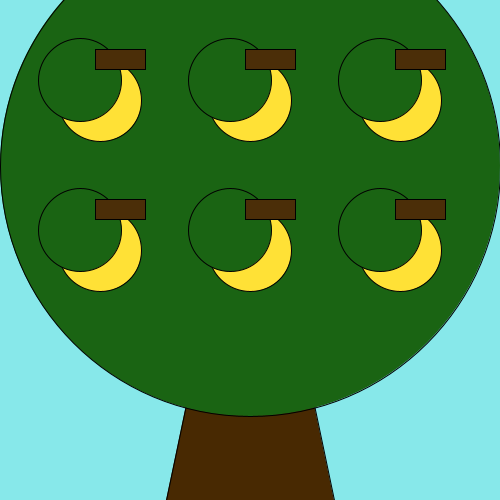
Frame 1 (no input)
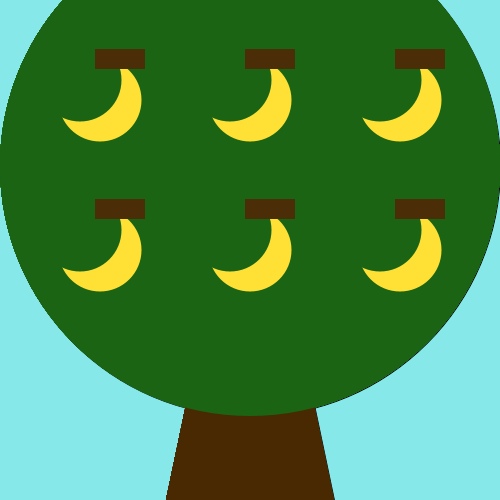
Frame 60 (the mouse pressed at the canvas centre just before this capture)
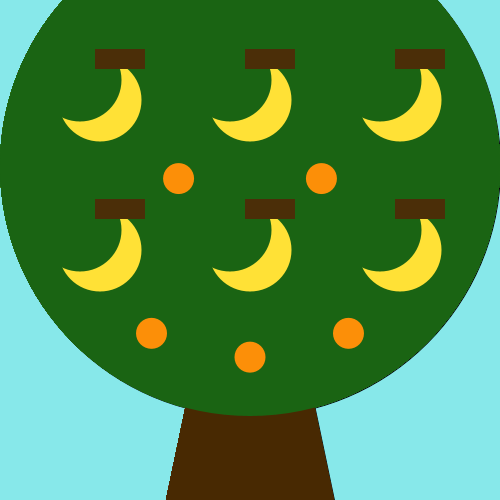
Frame 120 (the mouse held since frame 60 and released just before this capture)

The Processing sketch that drew these frames (run headless with seeded random() and noise(); from frame 60 on, the mouse is pressed at the canvas centre):

// Processing sketch: bananaTreeWithVariables
// ── bananaTreeWithVariables.pde
void setup() {
  size(500, 500);
  background(#87E8EA);
}

void draw() {
  fill(#482902);
  triangle(width/3,width,width-width/3,width,width/2,height/5);
  fill(#1A6413);
  ellipse(width/2, height/3, width, height);
  drawBanana(width/5,height/5);
  drawBanana(width/2,height/5);
  drawBanana(width-width/5,height/5);
  drawBanana(width/5,height/2);
  drawBanana(width/2,height/2);
  drawBanana(width-width/5,height/2);
  drawOranges();
  noStroke();
}

void drawBanana(int x, int y){
  fill(#FFE136);
  ellipse(x, y, width/6, height/6);
  fill(#1A6413);
  ellipse(x-width/25, y-height/25, width/6, height/6);
  fill(#4B2E08);
  rectMode(CENTER);
  rect(x+width/25, y-height/12, width/10, height/25);
}

void drawOranges(){
  fill(#FC8F08);
  ellipse(width/2, height/1.4, mouseY/8, mouseY/8);
  ellipse(width/2.8, height/2.8, mouseY/8, mouseY/8);
  ellipse(width-width/2.8, height/2.8,  mouseY/8, mouseY/8);
  ellipse(width/3.3, height/1.5,  mouseY/8, mouseY/8);
  ellipse(width-width/3.3, height/1.5, mouseY/8, mouseY/8);
}
